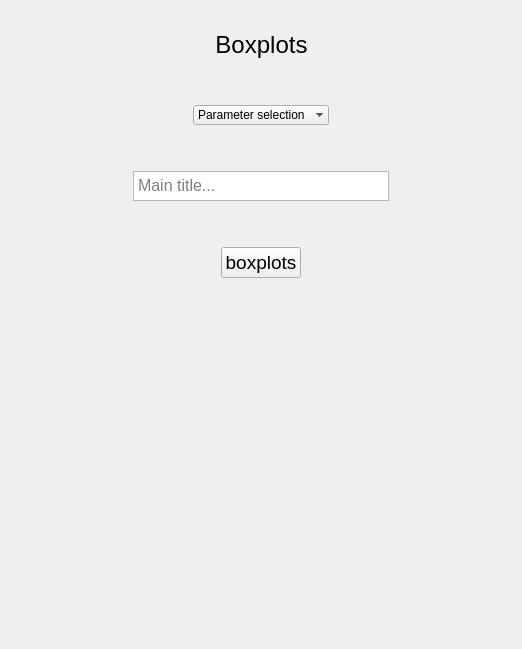
      <widget class="QWidget" name="page_5">
       <layout class="QGridLayout" name="gridLayout_6">
        <item row="10" column="0">
         <spacer name="verticalSpacer_34">
          <property name="orientation">
           <enum>Qt::Vertical</enum>
          </property>
          <property name="sizeType">
           <enum>QSizePolicy::Minimum</enum>
          </property>
          <property name="sizeHint" stdset="0">
           <size>
            <width>20</width>
            <height>300</height>
           </size>
          </property>
         </spacer>
        </item>
        <item row="2" column="0">
         <spacer name="verticalSpacer_31">
          <property name="orientation">
           <enum>Qt::Vertical</enum>
          </property>
          <property name="sizeType">
           <enum>QSizePolicy::Minimum</enum>
          </property>
          <property name="sizeHint" stdset="0">
           <size>
            <width>20</width>
            <height>40</height>
           </size>
          </property>
         </spacer>
        </item>
        <item row="4" column="0">
         <spacer name="verticalSpacer_30">
          <property name="orientation">
           <enum>Qt::Vertical</enum>
          </property>
          <property name="sizeType">
           <enum>QSizePolicy::Minimum</enum>
          </property>
          <property name="sizeHint" stdset="0">
           <size>
            <width>20</width>
            <height>40</height>
           </size>
          </property>
         </spacer>
        </item>
        <item row="6" column="0">
         <spacer name="verticalSpacer_33">
          <property name="orientation">
           <enum>Qt::Vertical</enum>
          </property>
          <property name="sizeType">
           <enum>QSizePolicy::Minimum</enum>
          </property>
          <property name="sizeHint" stdset="0">
           <size>
            <width>20</width>
            <height>40</height>
           </size>
          </property>
         </spacer>
        </item>
        <item row="3" column="0">
         <layout class="QHBoxLayout" name="horizontalLayout_11">
          <item>
           <spacer name="horizontalSpacer_25">
            <property name="orientation">
             <enum>Qt::Horizontal</enum>
            </property>
            <property name="sizeHint" stdset="0">
             <size>
              <width>40</width>
              <height>20</height>
             </size>
            </property>
           </spacer>
          </item>
          <item>
           <widget class="QComboBox" name="comboBox_page5">
            <property name="sizePolicy">
             <sizepolicy hsizetype="Preferred" vsizetype="Preferred">
              <horstretch>0</horstretch>
              <verstretch>0</verstretch>
             </sizepolicy>
            </property>
            <property name="minimumSize">
             <size>
              <width>0</width>
              <height>0</height>
             </size>
            </property>
            <property name="editable">
             <bool>false</bool>
            </property>
            <property name="currentText">
             <string>Parameter selection</string>
            </property>
            <property name="currentIndex">
             <number>0</number>
            </property>
            <property name="frame">
             <bool>false</bool>
            </property>
            <property name="modelColumn">
             <number>0</number>
            </property>
            <item>
             <property name="text">
              <string>Parameter selection</string>
             </property>
            </item>
            <item>
             <property name="text">
              <string>Gmax</string>
             </property>
            </item>
            <item>
             <property name="text">
              <string>lag</string>
             </property>
            </item>
            <item>
             <property name="text">
              <string>t50</string>
             </property>
            </item>
            <item>
             <property name="text">
              <string>D</string>
             </property>
            </item>
            <item>
             <property name="text">
              <string>AUC</string>
             </property>
            </item>
           </widget>
          </item>
          <item>
           <spacer name="horizontalSpacer_26">
            <property name="orientation">
             <enum>Qt::Horizontal</enum>
            </property>
            <property name="sizeHint" stdset="0">
             <size>
              <width>40</width>
              <height>20</height>
             </size>
            </property>
           </spacer>
          </item>
         </layout>
        </item>
        <item row="7" column="0">
         <layout class="QHBoxLayout" name="horizontalLayout_13">
          <item>
           <spacer name="horizontalSpacer_29">
            <property name="orientation">
             <enum>Qt::Horizontal</enum>
            </property>
            <property name="sizeHint" stdset="0">
             <size>
              <width>40</width>
              <height>20</height>
             </size>
            </property>
           </spacer>
          </item>
          <item>
           <widget class="QPushButton" name="pushButton_page5">
            <property name="sizePolicy">
             <sizepolicy hsizetype="Minimum" vsizetype="Preferred">
              <horstretch>0</horstretch>
              <verstretch>0</verstretch>
             </sizepolicy>
            </property>
            <property name="font">
             <font>
              <pointsize>14</pointsize>
             </font>
            </property>
            <property name="text">
             <string>boxplots</string>
            </property>
           </widget>
          </item>
          <item>
           <spacer name="horizontalSpacer_30">
            <property name="orientation">
             <enum>Qt::Horizontal</enum>
            </property>
            <property name="sizeHint" stdset="0">
             <size>
              <width>40</width>
              <height>20</height>
             </size>
            </property>
           </spacer>
          </item>
         </layout>
        </item>
        <item row="5" column="0">
         <layout class="QHBoxLayout" name="horizontalLayout_12">
          <item>
           <spacer name="horizontalSpacer_27">
            <property name="orientation">
             <enum>Qt::Horizontal</enum>
            </property>
            <property name="sizeType">
             <enum>QSizePolicy::Expanding</enum>
            </property>
            <property name="sizeHint" stdset="0">
             <size>
              <width>40</width>
              <height>20</height>
             </size>
            </property>
           </spacer>
          </item>
          <item>
           <widget class="QTextEdit" name="textEdit_page5">
            <property name="sizePolicy">
             <sizepolicy hsizetype="Minimum" vsizetype="Minimum">
              <horstretch>0</horstretch>
              <verstretch>0</verstretch>
             </sizepolicy>
            </property>
            <property name="minimumSize">
             <size>
              <width>250</width>
              <height>30</height>
             </size>
            </property>
            <property name="maximumSize">
             <size>
              <width>400</width>
              <height>30</height>
             </size>
            </property>
            <property name="font">
             <font>
              <pointsize>12</pointsize>
             </font>
            </property>
            <property name="markdown">
             <string/>
            </property>
            <property name="placeholderText">
             <string>Main title...</string>
            </property>
           </widget>
          </item>
          <item>
           <spacer name="horizontalSpacer_28">
            <property name="orientation">
             <enum>Qt::Horizontal</enum>
            </property>
            <property name="sizeType">
             <enum>QSizePolicy::Expanding</enum>
            </property>
            <property name="sizeHint" stdset="0">
             <size>
              <width>40</width>
              <height>20</height>
             </size>
            </property>
           </spacer>
          </item>
         </layout>
        </item>
        <item row="9" column="0">
         <layout class="QHBoxLayout" name="horizontalLayout_14">
          <item alignment="Qt::AlignHCenter">
           <widget class="QLabel" name="label_page5">
            <property name="sizePolicy">
             <sizepolicy hsizetype="Expanding" vsizetype="Expanding">
              <horstretch>0</horstretch>
              <verstretch>0</verstretch>
             </sizepolicy>
            </property>
            <property name="minimumSize">
             <size>
              <width>500</width>
              <height>0</height>
             </size>
            </property>
            <property name="maximumSize">
             <size>
              <width>500</width>
              <height>16777215</height>
             </size>
            </property>
            <property name="text">
             <string/>
            </property>
            <property name="alignment">
             <set>Qt::AlignCenter</set>
            </property>
           </widget>
          </item>
         </layout>
        </item>
        <item row="1" column="0">
         <layout class="QHBoxLayout" name="horizontalLayout_10">
          <item>
           <spacer name="horizontalSpacer_23">
            <property name="orientation">
             <enum>Qt::Horizontal</enum>
            </property>
            <property name="sizeHint" stdset="0">
             <size>
              <width>40</width>
              <height>20</height>
             </size>
            </property>
           </spacer>
          </item>
          <item>
           <widget class="QLabel" name="titre_page5">
            <property name="font">
             <font>
              <pointsize>18</pointsize>
             </font>
            </property>
            <property name="layoutDirection">
             <enum>Qt::LeftToRight</enum>
            </property>
            <property name="autoFillBackground">
             <bool>true</bool>
            </property>
            <property name="text">
             <string>Boxplots</string>
            </property>
            <property name="scaledContents">
             <bool>false</bool>
            </property>
            <property name="alignment">
             <set>Qt::AlignCenter</set>
            </property>
            <property name="wordWrap">
             <bool>false</bool>
            </property>
           </widget>
          </item>
          <item>
           <spacer name="horizontalSpacer_24">
            <property name="orientation">
             <enum>Qt::Horizontal</enum>
            </property>
            <property name="sizeHint" stdset="0">
             <size>
              <width>40</width>
              <height>20</height>
             </size>
            </property>
           </spacer>
          </item>
         </layout>
        </item>
        <item row="0" column="0">
         <spacer name="verticalSpacer_32">
          <property name="orientation">
           <enum>Qt::Vertical</enum>
          </property>
          <property name="sizeType">
           <enum>QSizePolicy::Minimum</enum>
          </property>
          <property name="sizeHint" stdset="0">
           <size>
            <width>20</width>
            <height>20</height>
           </size>
          </property>
         </spacer>
        </item>
        <item row="8" column="0">
         <spacer name="verticalSpacer_35">
          <property name="orientation">
           <enum>Qt::Vertical</enum>
          </property>
          <property name="sizeType">
           <enum>QSizePolicy::Minimum</enum>
          </property>
          <property name="sizeHint" stdset="0">
           <size>
            <width>20</width>
            <height>40</height>
           </size>
          </property>
         </spacer>
        </item>
       </layout>
      </widget>
